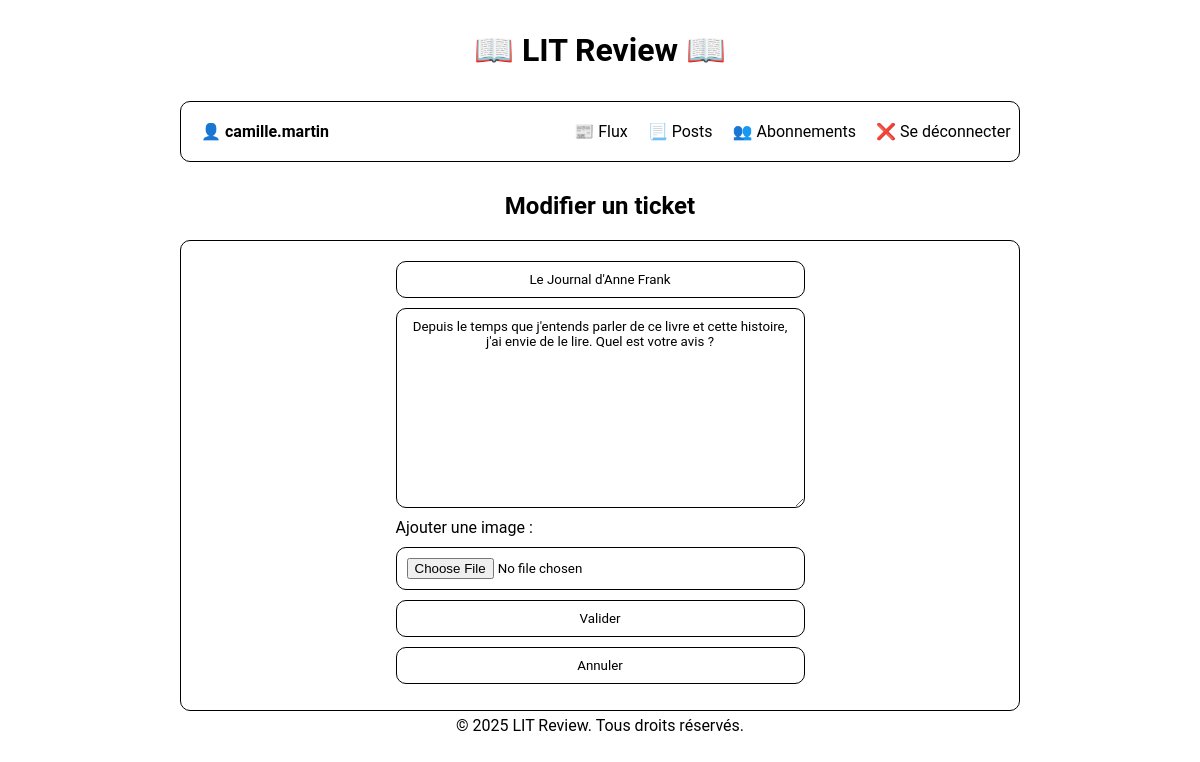
/edit-ticket/30/ticket/ (signed in), run on the app's committed database.
### website/models.py (models this page shows, shortened)
class Ticket(models.Model):
    title = models.CharField(max_length=128)
    description = models.TextField(max_length=2048, blank=True)
    user = models.ForeignKey(
        to=settings.AUTH_USER_MODEL,
        on_delete=models.CASCADE,
        related_name='tickets'
        )
    image = models.ImageField(
        upload_to=ticket_image_upload_path,
        null=True, blank=True,
        validators=[validate_image_extension]
        )
    time_created = models.DateTimeField(auto_now_add=True)

### website/views.py (the view)
@login_required
@clear_messages
def edit_post(request, post_id, post_type):
    post_model = Ticket if post_type == "ticket" else Review
    post_query = post_model.objects.filter(id=post_id, user=request.user)
    error_message = (
        f"{post_type.capitalize()} introuvable ou accès non autorisé."
    )
    success_message = f"{post_type.capitalize()} modifié avec succès !"
    if not post_query.exists():
        messages.error(request, error_message)
        return redirect("posts")
    post = post_query.first()
    if request.method == "POST":
        form = (
            forms.TicketForm(request.POST, request.FILES, instance=post)
            if post_type == "ticket"
            else forms.ReviewForm(request.POST, instance=post)
        )
        if form.is_valid():
            form.save()
            messages.success(request, success_message)
            return redirect("posts")
    else:
        form = (
            forms.TicketForm(instance=post) if post_type == "ticket"
            else forms.ReviewForm(instance=post)
        )
    template_name = (
        "website/edit-ticket.html" if post_type == "ticket"
        else "website/edit-review.html"
    )
    return render(
        request,
        template_name,
        context={
            "form": form,
            "post": post
        }
    )

### website/forms.py
class TicketForm(forms.ModelForm):
    class Meta:
        model = Ticket
        fields = ["title", "description", "image"]
    title = forms.CharField(
        max_length=100,
        label="Titre",
        widget=forms.TextInput()
    )
    description = forms.CharField(
        widget=forms.Textarea(),
        required=False
    )
    image = forms.ImageField(
        required=False,
        widget=CustomClearableFileInput(),
    )

### website/functions.py (called while the page is built)
def delete_messages(request: HttpRequest):
    storage = messages.get_messages(request)
    for _ in storage:
        pass

def clear_messages(view_func):
    @wraps(view_func)
    def wrapper(request, *args, **kwargs):
        delete_messages(request)
        return view_func(request, *args, **kwargs)
    return wrapper

### website/templates/website/edit-ticket.html (shortened to what this page needs)
{% extends "base.html" %}
{% block page_name %}Modifier un ticket{% endblock page_name %}
{% block main_content %}<div>
    <form method="post" enctype="multipart/form-data">
        {{ form.title }}
        {{ form.description }}
        <label for="id_image">{% if ticket.image %}Changer d'image :{% else %}Ajouter une image :{% endif %}</label>
        {{ form.image }}
        <button type="submit" class="button">Valider</button>
        <button class="button"><a href="{% url 'posts' %}">Annuler</a></button>
    </form>
{% endblock main_content%}

### templates/base.html (shortened to what this page needs)
{% load static %}
<html lang="fr">
    <head>
        <link rel="stylesheet" href="{% static 'styles.css' %}">
    </head>
    <body>
        {% block header %}
        <header>
            <h1>📖 LIT Review 📖</h1>
            <div class="header_content">
                {% if user.is_authenticated %}
                <span class="bold-element">👤 {{ user.username }}</span>
                {% endif %}
                <nav aria-label="Menu principal">
                    <ul>
                        {% if user.is_authenticated %}
                            <li><a href="{% url 'flux' %}" title="Afficher votre flux">📰 Flux</a></li>
                            <li><a href="{% url 'posts' %}" title="Afficher vos posts">📃 Posts</a></li>
                            <li><a href="{% url 'follows' %}" title="Afficher vos abonnements">👥 Abonnements</a></li>
                            <li><a href="{% url 'logout' %}" title="Déconnexion">❌ Se déconnecter</a></li>
                        {% else %}
                            <li><a href="{% url 'login' %}" title="Connexion">🔑 Se connecter</a></li>
                        {% endif %}
                    </ul>
                </nav>
            </div>
            <h2>{% block page_name %}{% endblock page_name %}</h2>
        </header>
        {% endblock header %}
        {% block main %}
        <main>
            {% block main_content %}{% endblock main_content %}
        </main>
        {% endblock main %}
        {% block footer %}
        <footer><p>&copy; 2025 LIT Review. Tous droits réservés.</p></footer>
        {% endblock footer %}
    </body>
</html>

### static/styles.css (style rules this page uses)
:root { --main-border: 1px solid black; --border-radius: 10px; --padding: 10px; }
* { font-family: 'Roboto', sans-serif; color: black; }
body { list-style: none; width: 70%; margin: 10px auto; }
a { text-decoration: none; }
p { margin: 0; padding: 5px 0; }
h1 { text-align: center; }
h2 { text-align: center; }
header { display: flex; flex-direction: column; gap: 10px; }
footer { text-align: center; }
.header_content { display: flex; justify-content: space-between; align-items: center; padding: 20px; border: var(--main-border); border-radius: var(--border-radius); position: relative; }
main { display: flex; justify-content: space-evenly; border: var(--main-border); padding: var(--padding); border-radius: var(--border-radius); }
main > div { display: flex; flex-direction: column; justify-content: center; align-items: center; width: 100%; }
form { display: flex; flex-direction: column; gap: 10px; width: 50%; }
.button { border: var(--main-border); border-radius: var(--border-radius); padding: 10px 20px; cursor: pointer; background-color: white; }
input, textarea { border: var(--main-border); border-radius: var(--border-radius); padding: 10px; text-align: center; width: 100%; }
textarea { height: 200px; }
nav { display: flex; align-items: center; position: absolute; right: 1%; }
ul { display: flex; flex-direction: row; gap: 20px; list-style: none; }
li { cursor: pointer; }
.bold-element { font-weight: bold; }

### data on the page
Ticket: title "Le Journal d'Anne Frank", description "Depuis le temps que j'entends parler de ce livre et cette histoire, j'ai envie de le lire. Quel est votre avis ?"

### other printed values
{{ user.username }} "camille.martin"
